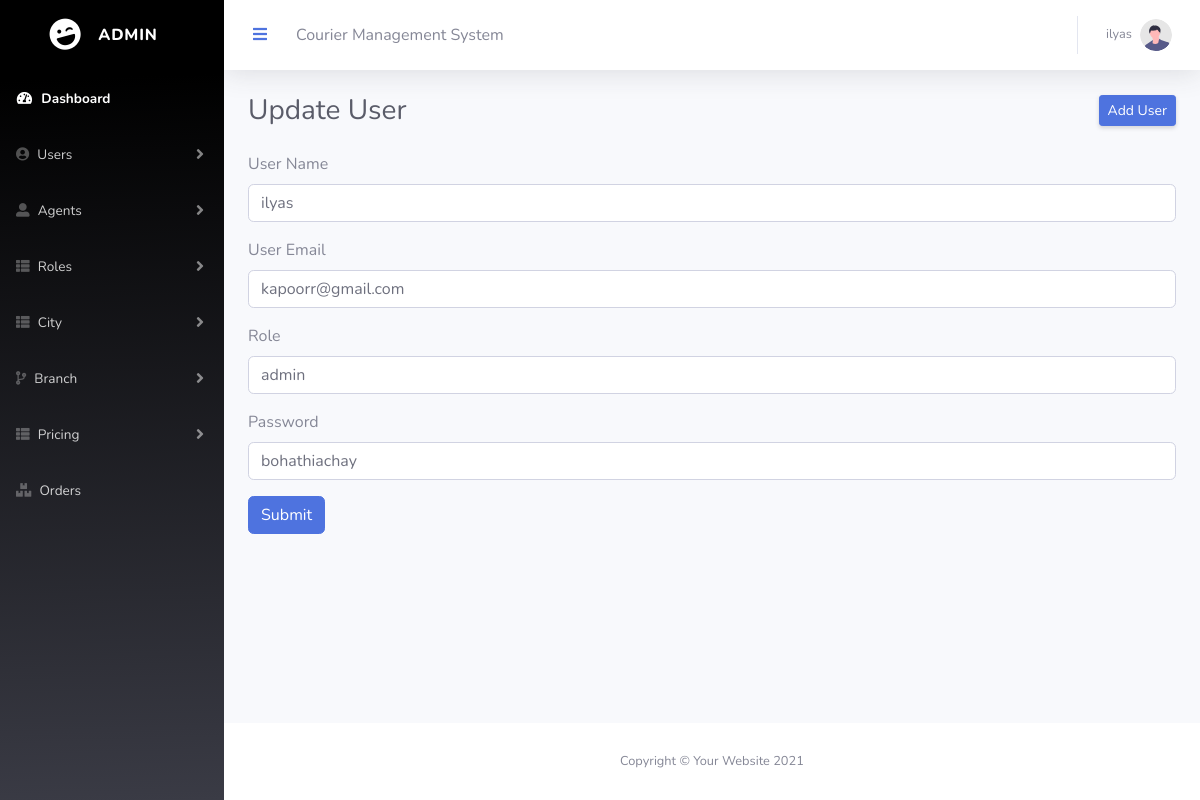
The page /Eproject/admin/edituser.php?id=2 (signed in) on the database its author committed.
### tables this page shows
CREATE TABLE `tbl_user` (
  `u_id` int(11) NOT NULL,
  `u_name` varchar(50) NOT NULL,
  `u_email` varchar(50) NOT NULL,
  `r_id` int(11) NOT NULL,
  `password` varchar(20) NOT NULL,
  `status` int(11) NOT NULL
);

### Eproject/admin/edituser.php (the view, shortened to what this page needs)
<?php
include('connection.php');
$id = $_GET['id'];
$select_q ='SELECT * FROM `tbl_role`';
$run_q = mysqli_query($conn, $select_q);
$fetch_selected_r ="SELECT * FROM `tbl_user` WHERE u_id = $id";
$run_query = mysqli_query($conn,$fetch_selected_r );
$row = mysqli_fetch_array($run_query);
?>
                <?php include('topbar.php')?>
                <div class="container-fluid">
                    <div class="d-sm-flex align-items-center justify-content-between mb-4">
                        <h1 class="h3 mb-0 text-gray-800">Update User</h1>
                        <a href="useradd.php" class="d-none d-sm-inline-block btn btn-sm btn-primary shadow-sm"> Add User</a>
                    </div>
                </div>
                <div class="container">
  <form method="POST" enctype="multipart/form-data">
    <div class="mb-3">
        <label  class="form-label">User Name</label>
        <input type="text" class="form-control" value ="<?php echo $row['u_name']; ?>" name="u_name">
      </div>
    <div class="mb-3">
      <label  class="form-label">User Email</label>
      <input type="email" class="form-control" value ="<?php echo $row['u_email']; ?>" name="u_email">
    </div>
    <div class="mb-3">
    <label  class="form-label">Role</label>
    <select class="form-control" name="r_name">
   <?php while ($data = mysqli_fetch_array($run_q)) { ?>
      <option value="<?php echo $data['r_id']; ?>"><?php echo $data['r_name']; ?></option>
   <?php } ?>
</select>
  </div>
  <div class="mb-3">
    <label  class="form-label">Password</label>
    <input type="text" class="form-control" value="<?php echo $row['password'];?>" name="u_pass">
  </div>
    <button type="submit" class="btn btn-primary" name="btnupdate">Submit</button>
  </form>
</div>
            </div>
       <?php include('footer.php')?>

### rows shown on the page
tbl_user: u_name "ilyas", u_email "kapoorr@gmail.com", u_pass "bohathiachay"

### other values the page prints
$_SESSION['user_name'] "ilyas"
form field r_name "admin"
